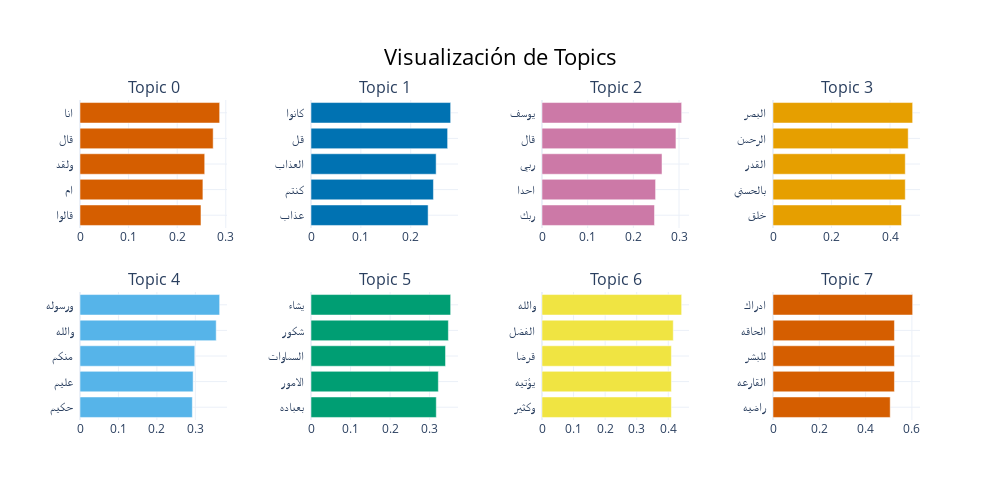

Notebook cell for this chart:
### Markdown cell above
Ahora mostraremos los tópicos de forma interpretable enseñando las palabras más relevantes según c-TF-IDF.

### Code cell
bertopic_ar.visualize_barchart(title="Visualización de Topics")

### Figure 1 — Plotly figure (JSON) as saved in the notebook; plotly's stock layout.template omitted (floating-point values rounded to 4 significant figures)
{"data": [{"marker": {"color": "#D55E00"}, "orientation": "h", "type": "bar", "x": [0.2489, 0.2529, 0.2566, 0.2741, 0.2874], "xaxis": "x", "y": ["قالوا  ", "ام  ", "ولقد  ", "قال  ", "انا  "], "yaxis": "y"}, {"marker": {"color": "#0072B2"}, "orientation": "h", "type": "bar", "x": [0.2349, 0.2456, 0.251, 0.274, 0.2801], "xaxis": "x2", "y": ["عذاب  ", "كنتم  ", "العذاب  ", "قل  ", "كانوا  "], "yaxis": "y2"}, {"marker": {"color": "#CC79A7"}, "orientation": "h", "type": "bar", "x": [0.2463, 0.2487, 0.2628, 0.2933, 0.3058], "xaxis": "x3", "y": ["ربك  ", "احدا  ", "ربي  ", "قال  ", "يوسف  "], "yaxis": "y3"}, {"marker": {"color": "#E69F00"}, "orientation": "h", "type": "bar", "x": [0.4393, 0.4522, 0.4522, 0.4621, 0.4774], "xaxis": "x4", "y": ["خلق  ", "بالحسني  ", "القدر  ", "الرحمن  ", "البصر  "], "yaxis": "y4"}, {"marker": {"color": "#56B4E9"}, "orientation": "h", "type": "bar", "x": [0.2922, 0.2943, 0.2986, 0.3543, 0.3633], "xaxis": "x5", "y": ["حكيم  ", "عليم  ", "منكم  ", "والله  ", "ورسوله  "], "yaxis": "y5"}, {"marker": {"color": "#009E73"}, "orientation": "h", "type": "bar", "x": [0.3169, 0.3221, 0.3402, 0.3474, 0.3532], "xaxis": "x6", "y": ["بعباده  ", "الامور  ", "السماوات  ", "شكور  ", "يشاء  "], "yaxis": "y6"}, {"marker": {"color": "#F0E442"}, "orientation": "h", "type": "bar", "x": [0.41, 0.41, 0.41, 0.4159, 0.4425], "xaxis": "x7", "y": ["وكثير  ", "يؤتيه  ", "قرضا  ", "الفضل  ", "والله  "], "yaxis": "y7"}, {"marker": {"color": "#D55E00"}, "orientation": "h", "type": "bar", "x": [0.5064, 0.5246, 0.5246, 0.5246, 0.6033], "xaxis": "x8", "y": ["راضيه  ", "القارعه  ", "للبشر  ", "الحاقه  ", "ادراك  "], "yaxis": "y8"}], "layout": {"annotations": [{"font": {"size": 16}, "showarrow": false, "text": "Topic 0", "x": 0.0875, "xanchor": "center", "xref": "paper", "y": 1, "yanchor": "bottom", "yref": "paper"}, {"font": {"size": 16}, "showarrow": false, "text": "Topic 1", "x": 0.3625, "xanchor": "center", "xref": "paper", "y": 1, "yanchor": "bottom", "yref": "paper"}, {"font": {"size": 16}, "showarrow": false, "text": "Topic 2", "x": 0.6375, "xanchor": "center", "xref": "paper", "y": 1, "yanchor": "bottom", "yref": "paper"}, {"font": {"size": 16}, "showarrow": false, "text": "Topic 3", "x": 0.9125, "xanchor": "center", "xref": "paper", "y": 1, "yanchor": "bottom", "yref": "paper"}, {"font": {"size": 16}, "showarrow": false, "text": "Topic 4", "x": 0.0875, "xanchor": "center", "xref": "paper", "y": 0.4, "yanchor": "bottom", "yref": "paper"}, {"font": {"size": 16}, "showarrow": false, "text": "Topic 5", "x": 0.3625, "xanchor": "center", "xref": "paper", "y": 0.4, "yanchor": "bottom", "yref": "paper"}, {"font": {"size": 16}, "showarrow": false, "text": "Topic 6", "x": 0.6375, "xanchor": "center", "xref": "paper", "y": 0.4, "yanchor": "bottom", "yref": "paper"}, {"font": {"size": 16}, "showarrow": false, "text": "Topic 7", "x": 0.9125, "xanchor": "center", "xref": "paper", "y": 0.4, "yanchor": "bottom", "yref": "paper"}], "height": 500, "hoverlabel": {"bgcolor": "white", "font": {"family": "Rockwell", "size": 16}}, "showlegend": false, "title": {"font": {"color": "Black", "size": 22}, "text": "Visualización de Topics", "x": 0.5, "xanchor": "center", "yanchor": "top"}, "width": 1000, "xaxis": {"anchor": "y", "domain": [0, 0.175], "showgrid": true}, "xaxis2": {"anchor": "y2", "domain": [0.275, 0.45], "showgrid": true}, "xaxis3": {"anchor": "y3", "domain": [0.55, 0.725], "showgrid": true}, "xaxis4": {"anchor": "y4", "domain": [0.825, 1], "showgrid": true}, "xaxis5": {"anchor": "y5", "domain": [0, 0.175], "showgrid": true}, "xaxis6": {"anchor": "y6", "domain": [0.275, 0.45], "showgrid": true}, "xaxis7": {"anchor": "y7", "domain": [0.55, 0.725], "showgrid": true}, "xaxis8": {"anchor": "y8", "domain": [0.825, 1], "showgrid": true}, "yaxis": {"anchor": "x", "domain": [0.6, 1], "showgrid": true}, "yaxis2": {"anchor": "x2", "domain": [0.6, 1], "showgrid": true}, "yaxis3": {"anchor": "x3", "domain": [0.6, 1], "showgrid": true}, "yaxis4": {"anchor": "x4", "domain": [0.6, 1], "showgrid": true}, "yaxis5": {"anchor": "x5", "domain": [0, 0.4], "showgrid": true}, "yaxis6": {"anchor": "x6", "domain": [0, 0.4], "showgrid": true}, "yaxis7": {"anchor": "x7", "domain": [0, 0.4], "showgrid": true}, "yaxis8": {"anchor": "x8", "domain": [0, 0.4], "showgrid": true}}}
